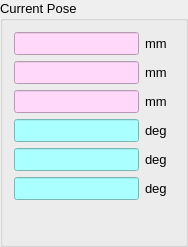
      <widget class="QGroupBox" name="groupBox_13">
       <property name="geometry">
        <rect>
         <x>480</x>
         <y>290</y>
         <width>188</width>
         <height>247</height>
        </rect>
       </property>
       <property name="font">
        <font>
         <pointsize>10</pointsize>
        </font>
       </property>
       <property name="title">
        <string>Current Pose</string>
       </property>
       <layout class="QHBoxLayout" name="horizontalLayout_15">
        <item>
         <layout class="QFormLayout" name="formLayout_7">
          <item row="0" column="0">
           <widget class="QLineEdit" name="lineEdit_114">
            <property name="styleSheet">
             <string notr="true">background-color: rgb(255, 216, 250);</string>
            </property>
            <property name="alignment">
             <set>Qt::AlignRight|Qt::AlignTrailing|Qt::AlignVCenter</set>
            </property>
            <property name="readOnly">
             <bool>true</bool>
            </property>
           </widget>
          </item>
          <item row="0" column="1">
           <widget class="QLabel" name="label_4">
            <property name="text">
             <string>mm</string>
            </property>
           </widget>
          </item>
          <item row="1" column="0">
           <widget class="QLineEdit" name="lineEdit_115">
            <property name="styleSheet">
             <string notr="true">background-color: rgb(255, 216, 250);
</string>
            </property>
            <property name="alignment">
             <set>Qt::AlignRight|Qt::AlignTrailing|Qt::AlignVCenter</set>
            </property>
            <property name="readOnly">
             <bool>true</bool>
            </property>
           </widget>
          </item>
          <item row="1" column="1">
           <widget class="QLabel" name="label_11">
            <property name="text">
             <string>mm</string>
            </property>
           </widget>
          </item>
          <item row="2" column="0">
           <widget class="QLineEdit" name="lineEdit_116">
            <property name="styleSheet">
             <string notr="true">background-color: rgb(255, 216, 250);</string>
            </property>
            <property name="alignment">
             <set>Qt::AlignRight|Qt::AlignTrailing|Qt::AlignVCenter</set>
            </property>
            <property name="readOnly">
             <bool>true</bool>
            </property>
           </widget>
          </item>
          <item row="2" column="1">
           <widget class="QLabel" name="label_12">
            <property name="text">
             <string>mm</string>
            </property>
           </widget>
          </item>
          <item row="3" column="0">
           <widget class="QLineEdit" name="lineEdit_117">
            <property name="cursor">
             <cursorShape>IBeamCursor</cursorShape>
            </property>
            <property name="styleSheet">
             <string notr="true">background-color: rgb(170, 255, 255);</string>
            </property>
            <property name="alignment">
             <set>Qt::AlignRight|Qt::AlignTrailing|Qt::AlignVCenter</set>
            </property>
            <property name="readOnly">
             <bool>true</bool>
            </property>
           </widget>
          </item>
          <item row="3" column="1">
           <widget class="QLabel" name="label_13">
            <property name="text">
             <string>deg</string>
            </property>
           </widget>
          </item>
          <item row="4" column="0">
           <widget class="QLineEdit" name="lineEdit_118">
            <property name="cursor">
             <cursorShape>IBeamCursor</cursorShape>
            </property>
            <property name="styleSheet">
             <string notr="true">background-color: rgb(170, 255, 255);</string>
            </property>
            <property name="alignment">
             <set>Qt::AlignRight|Qt::AlignTrailing|Qt::AlignVCenter</set>
            </property>
            <property name="readOnly">
             <bool>true</bool>
            </property>
           </widget>
          </item>
          <item row="4" column="1">
           <widget class="QLabel" name="label_14">
            <property name="text">
             <string>deg</string>
            </property>
           </widget>
          </item>
          <item row="5" column="0">
           <widget class="QLineEdit" name="lineEdit_119">
            <property name="cursor">
             <cursorShape>IBeamCursor</cursorShape>
            </property>
            <property name="styleSheet">
             <string notr="true">background-color: rgb(170, 255, 255);</string>
            </property>
            <property name="alignment">
             <set>Qt::AlignRight|Qt::AlignTrailing|Qt::AlignVCenter</set>
            </property>
            <property name="readOnly">
             <bool>true</bool>
            </property>
           </widget>
          </item>
          <item row="5" column="1">
           <widget class="QLabel" name="label_15">
            <property name="text">
             <string>deg</string>
            </property>
           </widget>
          </item>
         </layout>
        </item>
       </layout>
      </widget>
